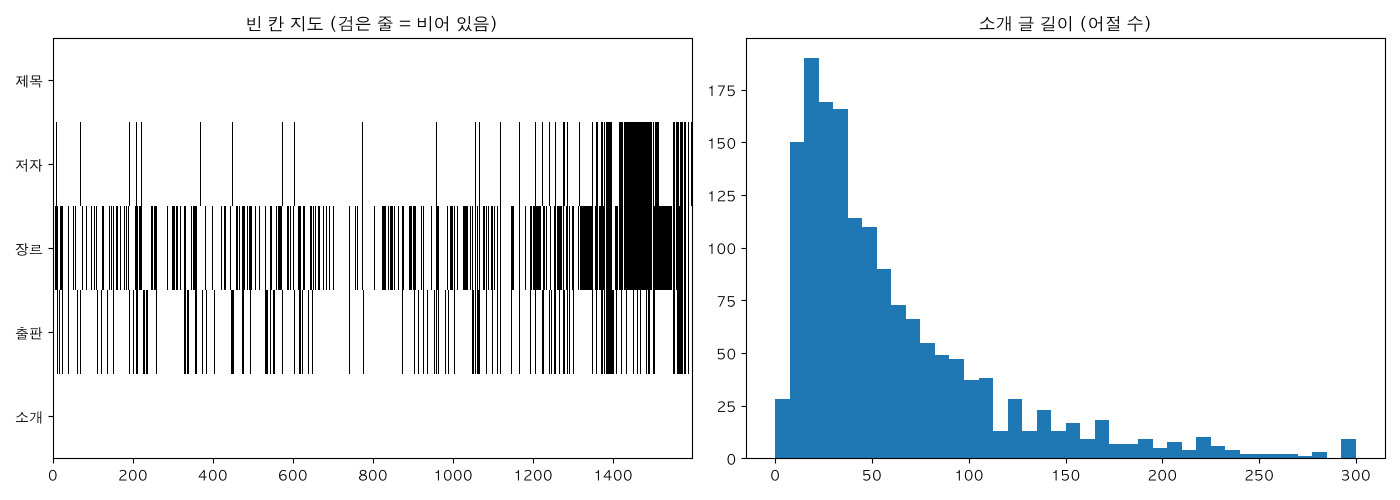

Source code (Python):
import matplotlib.pyplot as plt
import pandas as pd
plt.rcParams["font.family"] = "AppleGothic"  # 한글 글꼴 (윈도우: Malgun Gothic)

books = pd.read_csv("books/books_ko_raw.csv")
print(books.shape)
print(books[["title", "author", "genre", "published"]].head(3))

print(books.isna().sum())
print(books["genre"].value_counts().head(5))

books["words"] = books["description"].fillna("").str.split().str.len()
print(books["words"].describe())

fig, ax = plt.subplots(1, 2, figsize=(14, 5))
ax[0].imshow(books[["title", "author", "genre", "published", "description"]].isna().T, aspect="auto", cmap="gray_r", interpolation="nearest")
ax[0].set_yticks(range(5), ["제목", "저자", "장르", "출판", "소개"])
ax[0].set_title("빈 칸 지도 (검은 줄 = 비어 있음)")
ax[1].hist(books["words"].clip(upper=300), bins=40)
ax[1].set_title("소개 글 길이 (어절 수)")
plt.tight_layout()
plt.savefig("b1/explore.png", dpi=100)
print("저장: b1/explore.png")
